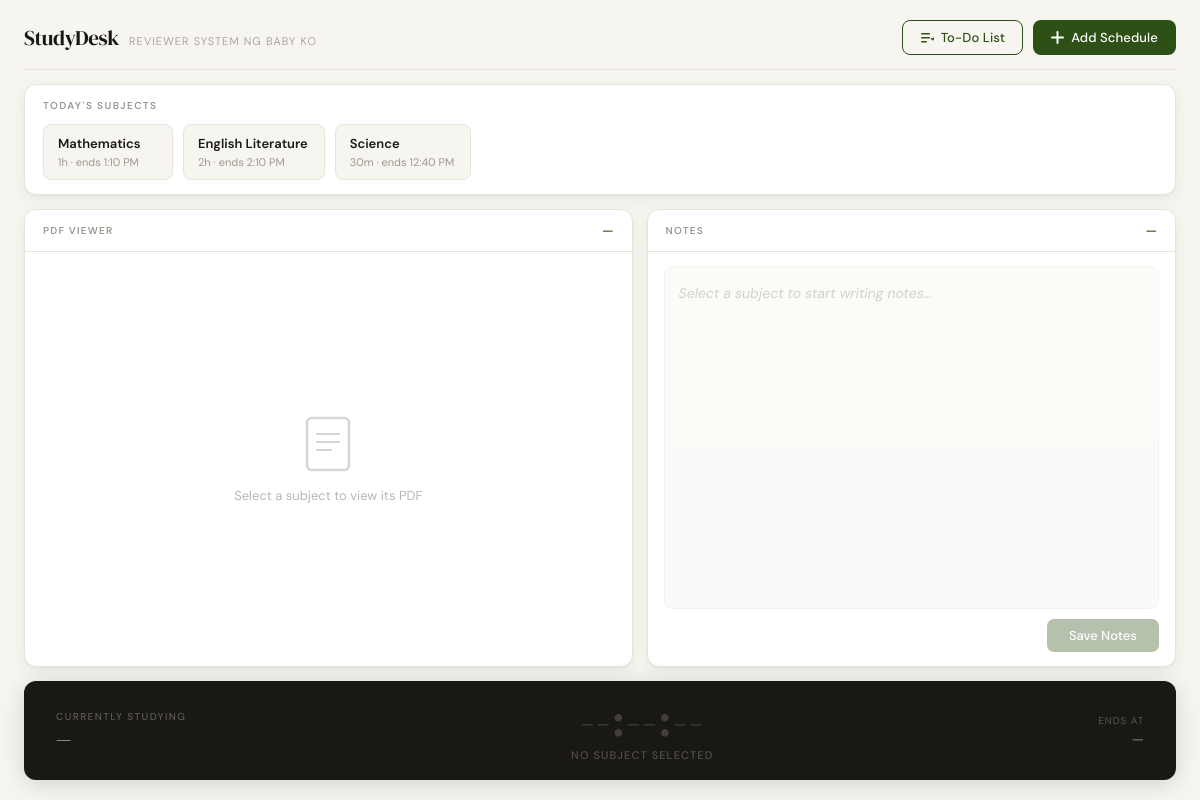
The page / on the database its author committed.
### tables this page shows
CREATE TABLE IF NOT EXISTS schedules (
    id           INT AUTO_INCREMENT PRIMARY KEY,
    subject_name VARCHAR(100)  NOT NULL,
    start_time   DATETIME      NOT NULL,
    end_time     DATETIME      NOT NULL,
    pdf_file     VARCHAR(255)  DEFAULT '',
    notes        TEXT          DEFAULT '',
    created_at   TIMESTAMP     DEFAULT CURRENT_TIMESTAMP
);

### includes/schedule_helper.php (called while the page is built, shortened)
<?php
function get_all_schedules($conn): array {
    $schedules = [];
    $result    = mysqli_query($conn, "SELECT * FROM schedules ORDER BY start_time ASC");
    while ($row = mysqli_fetch_assoc($result)) {
        $schedules[] = $row;
    }
    return $schedules;
}
function format_duration(int $mins): string {
    if ($mins < 60) return $mins . 'm';
    $h = floor($mins / 60);
    $m = $mins % 60;
    return $h . 'h' . ($m ? ' ' . $m . 'm' : '');
}

### index.php (the view, shortened to what this page needs)
<?php
require_once 'config/db.php';
require_once 'includes/schedule_helper.php';
$schedules = get_all_schedules($conn);
require_once 'includes/header.php';
?>
<div class="app">
    <header class="header">
        <div class="logo">
            <h1><?= APP_NAME ?></h1>
            <em><?= APP_TAGLINE ?></em>
        </div>
        <div class="header-actions">
            <a href="todo.php" class="btn-todo">
                To-Do List
            </a>
            <button class="btn-add" onclick="openModal()">
                <svg width="13" height="13" viewBox="0 0 13 13" fill="none">
                    <path d="M6.5 1v11M1 6.5h11" stroke="#fff" stroke-width="2" stroke-linecap="round"/>
                </svg>
                Add Schedule
            </button>
        </div>
    </header>
    <section class="bar">
        <div class="bar-label">Today's Subjects</div>
        <div class="cards" id="cards">
            <?php if (empty($schedules)): ?>
                <span class="bar-empty">No schedules yet — click Add Schedule to get started.</span>
            <?php else: foreach ($schedules as $s):
                $end_ts   = strtotime($s['end_time']);
                $start_ts = strtotime($s['start_time']);
                $mins     = max(0, round(($end_ts - $start_ts) / 60));
                $dur      = format_duration($mins);
            ?>
                <div class="card"
                     data-id="<?= $s['id'] ?>"
                     data-pdf="<?= htmlspecialchars($s['pdf_file']) ?>"
                     data-notes="<?= htmlspecialchars($s['notes']) ?>"
                     data-end="<?= htmlspecialchars($s['end_time']) ?>"
                     data-subject="<?= htmlspecialchars($s['subject_name']) ?>"
                     onclick="selectCard(this)">
                    <span class="card-name"><?= htmlspecialchars($s['subject_name']) ?></span>
                    <span class="card-meta">
                        <?= $dur ?> &middot; ends <?= date('g:i A', $end_ts) ?>
                    </span>
                </div>
            <?php endforeach; endif; ?>
        </div>
    </section>
    <div class="middle">
        <div class="pdf-panel">
            <div class="panel-head">
                <span class="panel-tag">PDF Viewer</span>
                <span class="panel-sub" id="pdf-sub">—</span>
            </div>
            <div class="pdf-wrap">
                <div class="pdf-empty" id="pdf-empty">
                    <svg class="pdf-empty-icon" width="48" height="58" viewBox="0 0 48 58" fill="none">
                        <rect x="3" y="3" width="42" height="52" rx="5" stroke="#1A1814" stroke-width="2.5"/>
                        <path d="M13 19h22M13 27h22M13 35h14" stroke="#1A1814" stroke-width="2" stroke-linecap="round"/>
                    </svg>
                    <p id="pdf-empty-msg">Select a subject to view its PDF</p>
                </div>
            </div>
        </div>
        <div class="note-panel">
            <div class="panel-head">
                <span class="panel-tag">Notes</span>
                <span class="panel-sub" id="note-sub">—</span>
            </div>
            <div class="note-body">
                <textarea id="notes-ta"
                          placeholder="Select a subject to start writing notes…"
                          disabled></textarea>
                <div class="note-foot">
                    <button class="btn-save" id="btn-save" disabled onclick="saveNotes()">
                        Save Notes
                    </button>
                </div>
            </div>
        </div>
    </div>
    <div class="timer-wrap timer-idle" id="timer-wrap">
        <div class="timer-left">
            <span class="t-eyebrow">Currently Studying</span>
            <span class="t-subject" id="t-subject">—</span>
        </div>
        <div class="timer-center">
            <div class="t-time" id="t-time">--:--:--</div>
            <div class="t-status s-idle" id="t-status">No subject selected</div>
        </div>
        <div class="timer-right">
            <div class="t-end-label">Ends at</div>
            <div class="t-end-val" id="t-end">—</div>
        </div>
    </div>
</div>
<?php require_once 'includes/footer.php'; ?>

### includes/header.php (shortened to what this page needs)
<!DOCTYPE html>
<html lang="en">
<head>
<link rel="stylesheet" href="assets/css/style.css">
</head>
<body>

### includes/footer.php (shortened to what this page needs)
</body>
</html>

### rows shown on the page
schedules: subject_name "Mathematics", dur "1h", end_time "1:10 PM"
schedules: subject_name "English Literature", dur "2h", end_time "2:10 PM"
schedules: subject_name "Science", dur "30m", end_time "12:40 PM"

### other values the page prints
APP_NAME "StudyDesk"
APP_TAGLINE "REVIEWER SYSTEM NG BABY KO"
